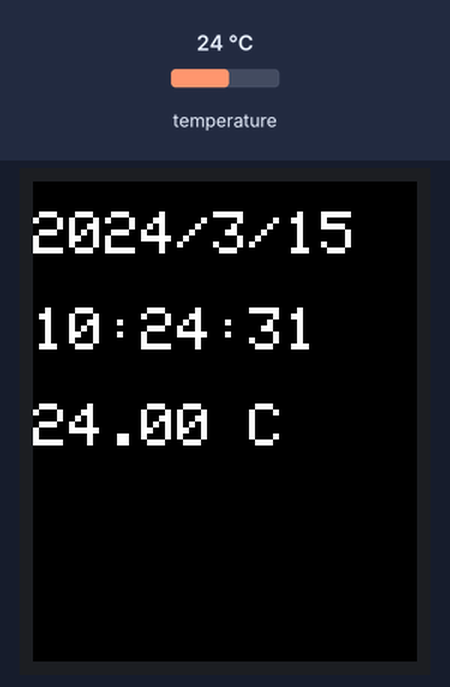
Bench run of a sketch on a simulated Raspberry Pi Pico. On the bench: 128×160 colour display. The test bench sets the inputs (shaded band); at power-on: temperature 24 °C. The local clock reads 2024-03-15 10:24:30 at power-on unless the sketch sets it; what the sketch prints to the serial monitor is not drawn.

Above: at 1.3 s.
1.4 s: temperature set to 12 °C
At 2.8 s:
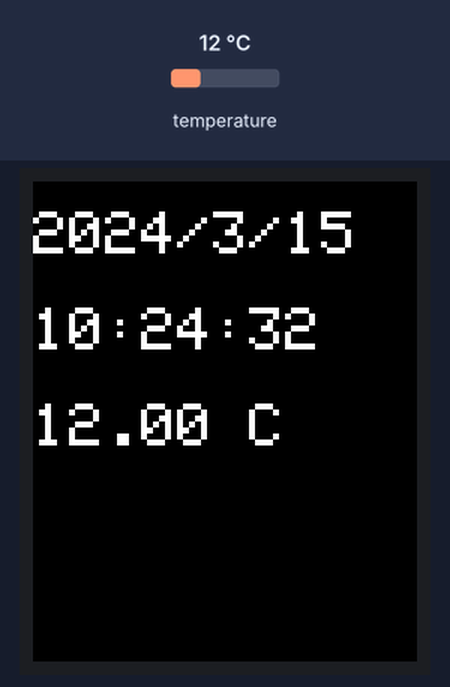
3.5 s: temperature set to 19 °C
At 4.7 s:
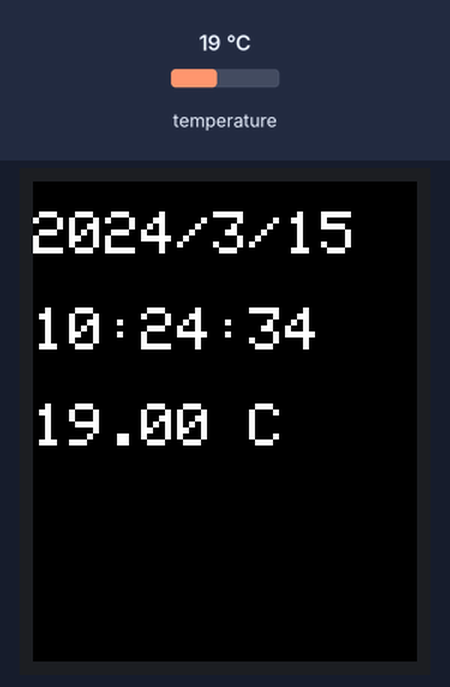
5.5 s: temperature set to 28 °C
At 7.8 s:
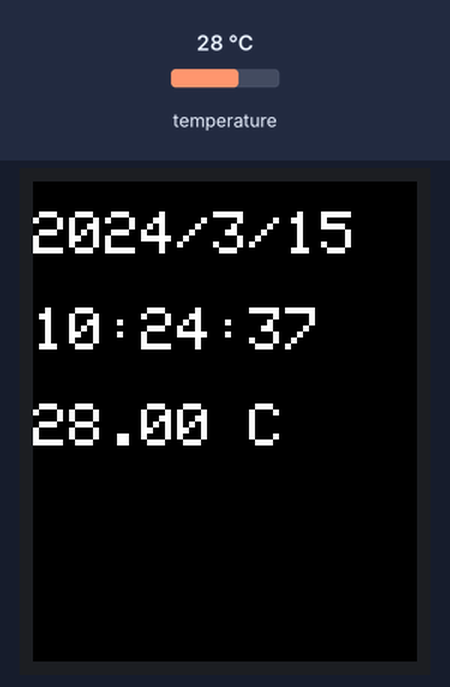
Timing chart, 0 to 9.3 s (numbered marks = the images above; inputs shaded):
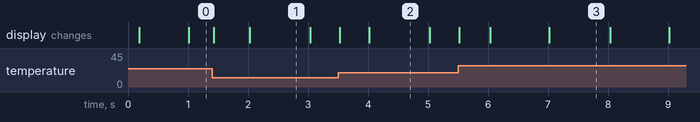

The sketch:

rtcReadout.ino
```cpp
//BOM:
//Fermion: 1.8" 128x160 IPS TFT LCD Display with MicroSD Card Slot (Breakout) https://www.dfrobot.com/product-2580.html
//Raspberry Pi Pico 2 - RP2350 https://www.adafruit.com/product/6006
//Adafruit DS3231 Precision RTC Breakout https://www.adafruit.com/product/3013
//Lithium Ion Battery - 3.7V 10050mAh (10 Ah) https://www.adafruit.com/product/5035
//USB / DC / Solar Lithium Ion/Polymer charger - Rev C https://www.adafruit.com/product/390

//Wiring:

  //LCD:
  //V - 3v3 (36)
  //G - GND (23)
  //CK - GP18 (24)
  //SI - GP19 (25)
  //SO - GP16 (21)
  //CS - GP17 (22)
  //RT - GP14 (19)
  //DC - GP15 (20)
  //BL - GP5 (7)

  //RTC:
  //VIN - 3v3 (36)
  //GND - GND (23)
  //SCL - GP9 (12)
  //SDA - GP8 (11)

  //Battery Charger:
  //Load+ - VSYS (39) NOTE: Use a diode in between for safety
  //Load- - GND (23)

  //Battery:
  //Positive - BATT+
  //Negative - BATT-

//Libaries to install:
//Adafruit RTClib Library https://github.com/adafruit/RTClib
//DFRobot GLD Library https://github.com/DFRobot/DFRobot_GDL/tree/master
//Arduino Wire Library https://github.com/esp8266/Arduino/tree/master/libraries/Wire

#include "RTClib.h"
#include <Wire.h>
#include "DFRobot_GDL.h"

#define TFT_DC  15
#define TFT_CS  17
#define TFT_RST 14
#define TFT_BL  5

int color = 0xFFFF;

RTC_DS3231 rtc;

DFRobot_ST7735_128x160_HW_SPI screen(/*dc=*/TFT_DC,/*cs=*/TFT_CS,/*rst=*/TFT_RST);

char daysOfTheWeek[7][12] = {"Sunday", "Monday", "Tuesday", "Wednesday", "Thursday", "Friday", "Saturday"};

void setup () {
  Serial.begin(115200);
  screen.begin();
  screen.fillScreen(COLOR_RGB565_BLACK);

  Wire.setSDA(8);
  Wire.setSCL(9);
  Wire.begin();

  if (! rtc.begin()) {
    Serial.println("Couldn't find RTC");
    Serial.flush();
    while (1) delay(10);
  }

  if (rtc.lostPower()) {
    Serial.println("RTC lost power, let's set the time!");
    // When time needs to be set on a new device, or after a power loss, the
    // following line sets the RTC to the date & time this sketch was compiled
    rtc.adjust(DateTime(F(__DATE__), F(__TIME__)));

  }
}

void loop () {
    DateTime now = rtc.now();

    Serial.print(now.year(), DEC);
    Serial.print('/');
    Serial.print(now.month(), DEC);
    Serial.print('/');
    Serial.print(now.day(), DEC);
    Serial.print(" (");
    Serial.print(daysOfTheWeek[now.dayOfTheWeek()]);
    Serial.print(") ");
    Serial.print(now.hour(), DEC);
    Serial.print(':');
    Serial.print(now.minute(), DEC);
    Serial.print(':');
    Serial.print(now.second(), DEC);
    Serial.println();

    Serial.print("Temperature: ");
    Serial.print(rtc.getTemperature());
    Serial.println(" C");
    Serial.println();

    screen.setCursor(0, 10);
    screen.setTextColor(color, COLOR_RGB565_BLACK);
    screen.setTextSize(2);

    screen.print(now.year(), DEC);
    screen.print('/');
    screen.print(now.month(), DEC);
    screen.print('/');
    screen.print(now.day(), DEC);
    screen.print("   ");
    screen.println(' ');
    screen.print(now.hour(), DEC);
    screen.print(':');
    screen.print(now.minute(), DEC);
    screen.print(':');
    screen.print(now.second(), DEC);
    screen.println("   ");

    screen.print(rtc.getTemperature());
    screen.println(" C   ");

    delay(10);
}
```

Measured:
- what the display in image 1 shows lasts 1.0 s, from 2.0 s to 3.0 s
